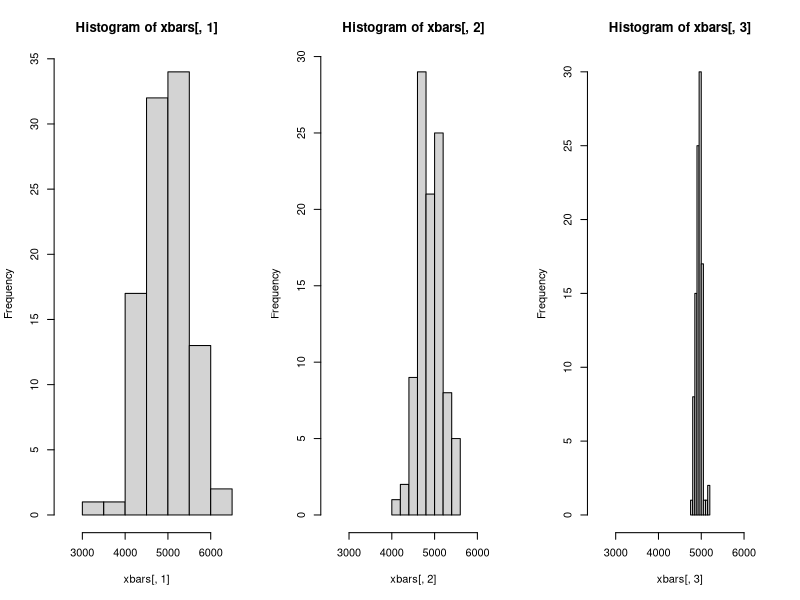

This figure's R source:
# sample script


# population
X = sample(1:10000, size = 2000, replace = TRUE)

# parameters
mu = mean(X)
sigma = sd(X)


# CLT
# xbars follow a Normal distribution (mu, sigma/sqrt(n))
small_sample_size = 30
medium_sample_size = 100
large_sample_size = 1000
sample_sizes = c(small_sample_size, medium_sample_size, large_sample_size)
num_samples = 100

xbars = matrix(0, nrow = num_samples, ncol = 3)

for (n in 1:3){
  for (i in 1:num_samples) {
    xbars[i,n] = mean(sample(X, size = sample_sizes[n]))
  }
}

# distribution
op = par(mfrow = c(1,3))
hist(xbars[,1], xlim = c(2500, 6500))
hist(xbars[,2], xlim = c(2500, 6500))
hist(xbars[,3], xlim = c(2500, 6500))
par(op)



